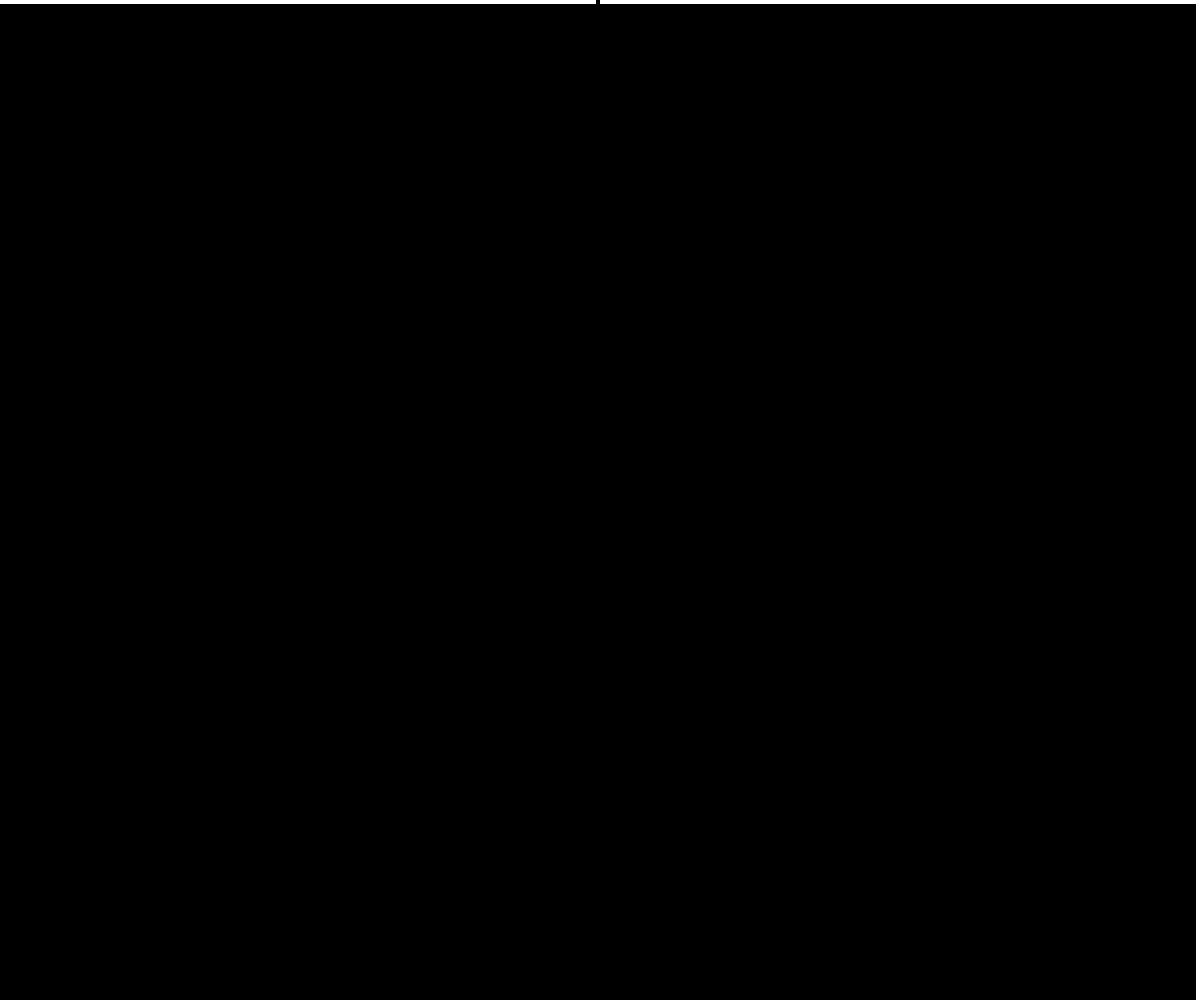
Frame 1 (no input)
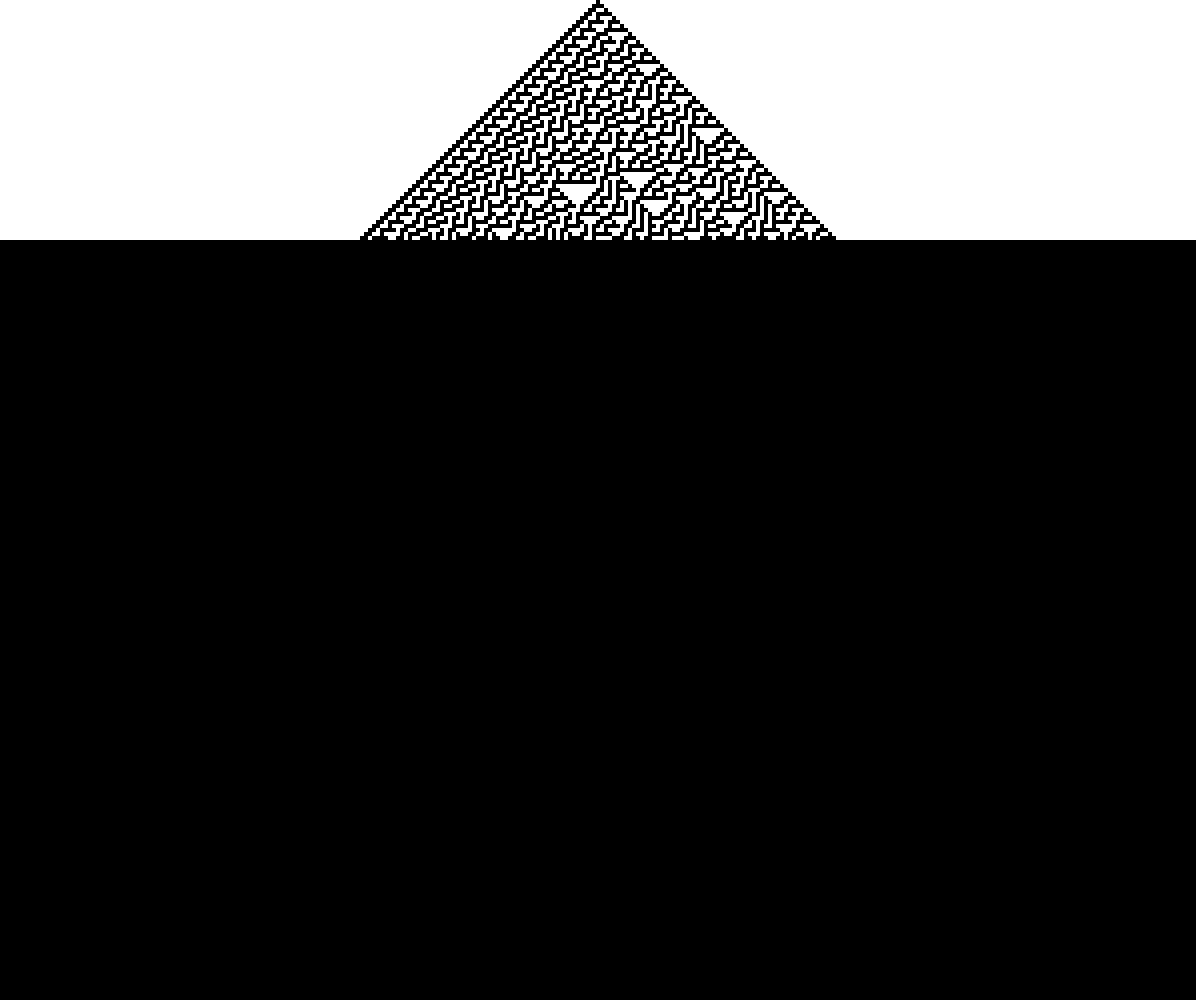
Frame 60 (no input)
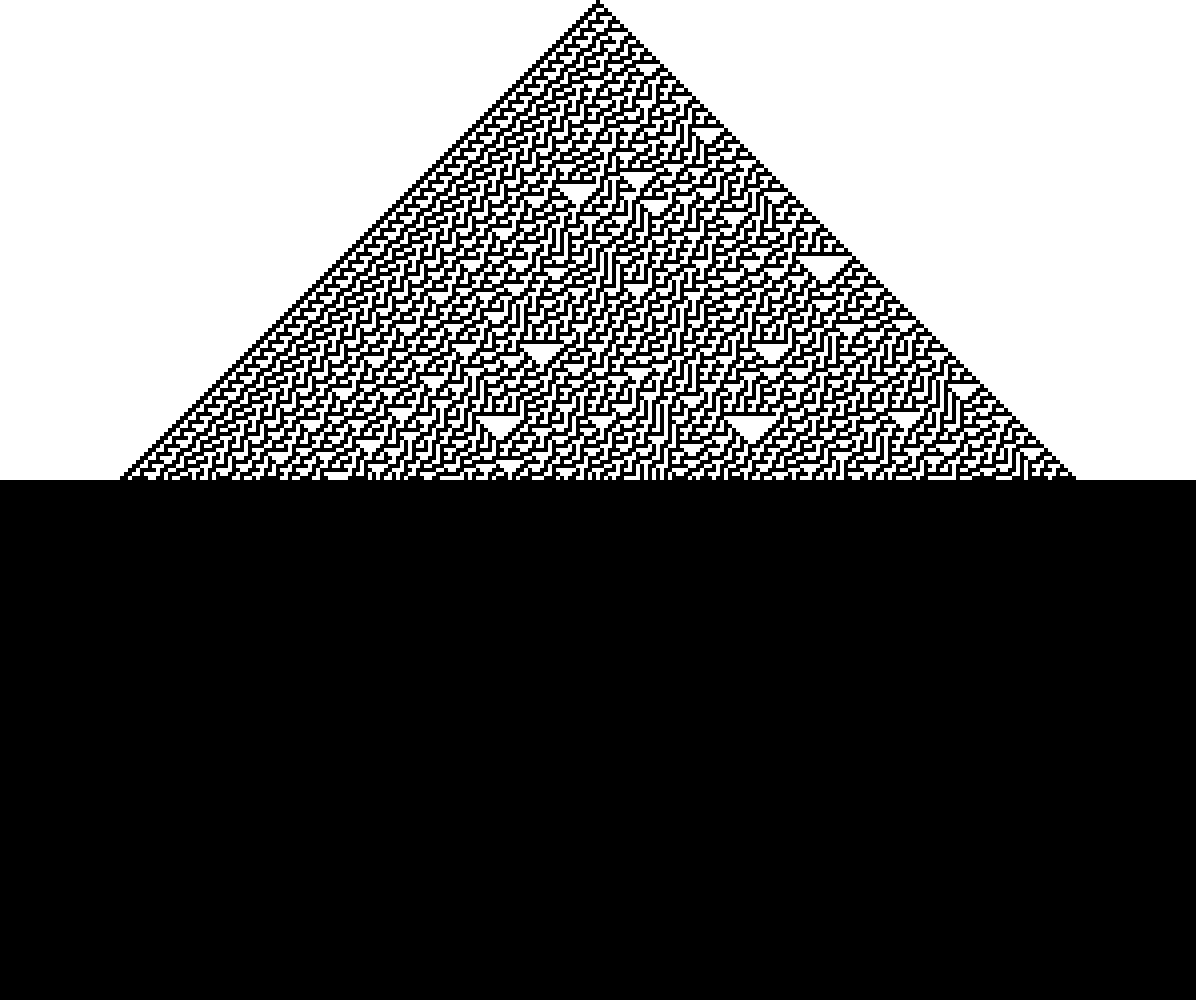
Frame 120 (the mouse pressed at the canvas centre since frame 60)

The p5.js sketch that drew these frames (run headless with seeded random() and noise() and a simulated clock; from frame 60 on, the mouse is pressed at the canvas centre):

// p5.js sketch
// ── sketch.js
let rule = 30; // change me

let cellSz = 4, allRows = [], ruleTable = {}, numCols, numRows;
let states = ['111', '110', '101', '100', '011', '010', '001', '000'];

function setup() {
  let w = floor(windowWidth / cellSz) * cellSz;
  let h = floor(windowHeight / cellSz) * cellSz;
  
  // get the biggest even size possible
  createCanvas(w % 2 ? w : w - cellSz, h);
  noStroke();

  // set up the ruleTable
  let ruleStr = decToBin(rule);
  states.forEach((state, i) => ruleTable[state] = ruleStr[i]);

  // get the size of our grid
  numCols = floor(width / cellSz);
  numRows = floor(height / cellSz);

  // fill array for our first row
  let firstRow = Array(numCols).fill(0);
  firstRow[floor(numCols / 2)] = 1; // center cell = 1
  allRows.push(firstRow);
}

function draw() {
  background(0);
  for (let i = 0; i < allRows.length; i++) {
    let theRow = allRows[i];
    for (let j = 0; j < theRow.length; j++) {
      if (theRow[j] == 0) {
        square(j * cellSz, i * cellSz, cellSz);
      }
    }
  }
  step();
}

function step() {

  // compute next generation 
  let next = [];
  let current = allRows[allRows.length - 1]; // last row
  for (let i = 0; i < current.length; i++) {
    let left = current[(i - 1 + current.length) % current.length];
    let right = current[(i + 1) % current.length];
    let input = left + '' + current[i] + right;
    next[i] = ruleTable[input];
  }
  
  // add it to all array of rows 
  allRows.push(next);
  
  // if we have more than we can fit, throw away the oldest
  if (allRows.length > numRows) {
    allRows.shift();
  }
}

// convert number (0-255) to 8-char binary string (eg '01101100')
function decToBin(dec) {
  return dec.toString(2).padStart(8, '0');
}
